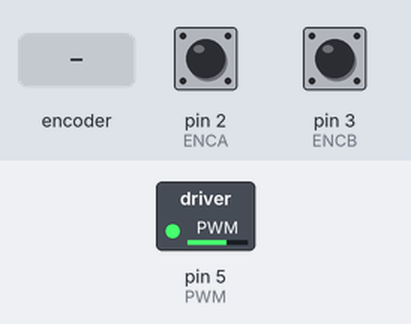
This sketch was run on a simulated Arduino Uno, built with avr-gcc and run on an emulated ATmega328P. On the bench: switched loads named in the sketch (green lamp = pin HIGH). The test bench sets the inputs (shaded band); at power-on: pin 2 (ENCA) HIGH, pin 3 (ENCB) HIGH. What the sketch prints to the serial monitor is not drawn.

Above: at 1.2 s.
1.3 s: rotary encoder on pin 2 (ENCA) / pin 3 (ENCB) turned 1 step (first pin leading)
Timing chart, 0 to 4.3 s (numbered marks = the images above; inputs shaded):
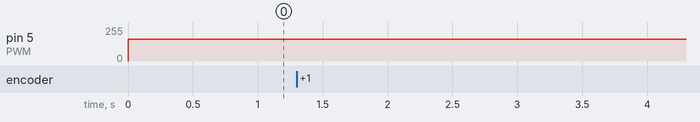

Measured:
- after the input at 1.3 s, pin 5 (PWM): 164/255 → 163/255 after 0.05 s, → 164/255 0.40 s later

The sketch:

code_v2.ino
```cpp
#include <util/atomic.h>

// Pins
#define ENCA 2
#define ENCB 3
#define PWM 5
#define IN1 6
#define IN2 7

// globals
unsigned long prevT = 0;
int posPrev = 0;
// Use the "volatile" directive for variables
// used in an interrupt
volatile int pos_i = 0;
volatile float velocity_i = 0;
volatile long prevT_i = 0;

float v1Filt = 0;
float v1Prev = 0;


void setup() {
  Serial.begin(115200);

  pinMode(ENCA,INPUT_PULLUP);
  pinMode(PWM,OUTPUT);


  attachInterrupt(digitalPinToInterrupt(ENCA),
                  readEncoder,RISING);
}

void loop() {
  PIDCALL();

//  analogWrite(PWM, 200);
//  int a = rpm();
//  a = -1 * a;
//Serial.println();
//delay(10);

}

int rpm()
{

  // read the position in an atomic block
  // to avoid potential misreads
  int pos = 0;

    pos = pos_i;


  // Compute velocity with method 1
  unsigned long currT = micros();
  float deltaT = ((float) (currT-prevT))/1.0e6;
  float velocity1 = (pos - posPrev)/deltaT;
  posPrev = pos;
  prevT = currT;


  // Convert count/s to RPM
  float v1 = velocity1/4.0*60.0;

  // Low-pass filter (25 Hz cutoff)
  v1Filt = 0.854*v1Filt + 0.0728*v1 + 0.0728*v1Prev;
  v1Prev = v1;

 // v1Filt = -1 * v1Filt;
return  v1Filt;

}

void readEncoder(){
  // Read encoder B when ENCA rises
  int b = digitalRead(ENCB);
  int increment = 0;
  if(b>0){
    // If B is high, increment forward
    increment = 1;
  }
  else{
    // Otherwise, increment backward
    increment = -1;
  }
  pos_i = pos_i + increment;

  // Compute velocity with method 2

}
```

pid_motor_control.ino
```cpp
int target_rpm  = 6400;
float kp = 0.01;
float kd = 0;
float pre_error = 0;
int motor_pwm = 100;
float current_pwm = 0;
void PIDCALL()
{
  int current_rpm = rpm();
  current_rpm = -1 * current_rpm ;
  int current_error = current_rpm - target_rpm;
  pre_error = current_error;
  float kd_error = current_error - pre_error;

  float pd  = kp * current_error + kd * kd_error;

 if (pd  > 100)
 {
  pd = 100;

 }

 if (pd  < -100)
 {
  pd = -100;

 }

current_pwm = motor_pwm - pd;

if( (pd >-0.2) && (pd <0.2))
{
  motor_pwm = current_pwm;

}

//
//  if (pd >0 )
//  {
//    motor_pwm--;
//  }
//  else
//  {
//    motor_pwm++;
//  }

if (motor_pwm >255)
{
  motor_pwm = 200;
}
if (motor_pwm <0)
{
  motor_pwm = 0;
}
  analogWrite(PWM,current_pwm);
  Serial.print(" current error = ");
  Serial.print(current_error);
  Serial.print(" pd = ");
  Serial.print(pd );

  Serial.print(" motor pwm  = ");
  Serial.print(current_pwm);
  Serial.print(" speed .  = ");
  Serial.println(current_rpm);

  delay(10);

}
```
